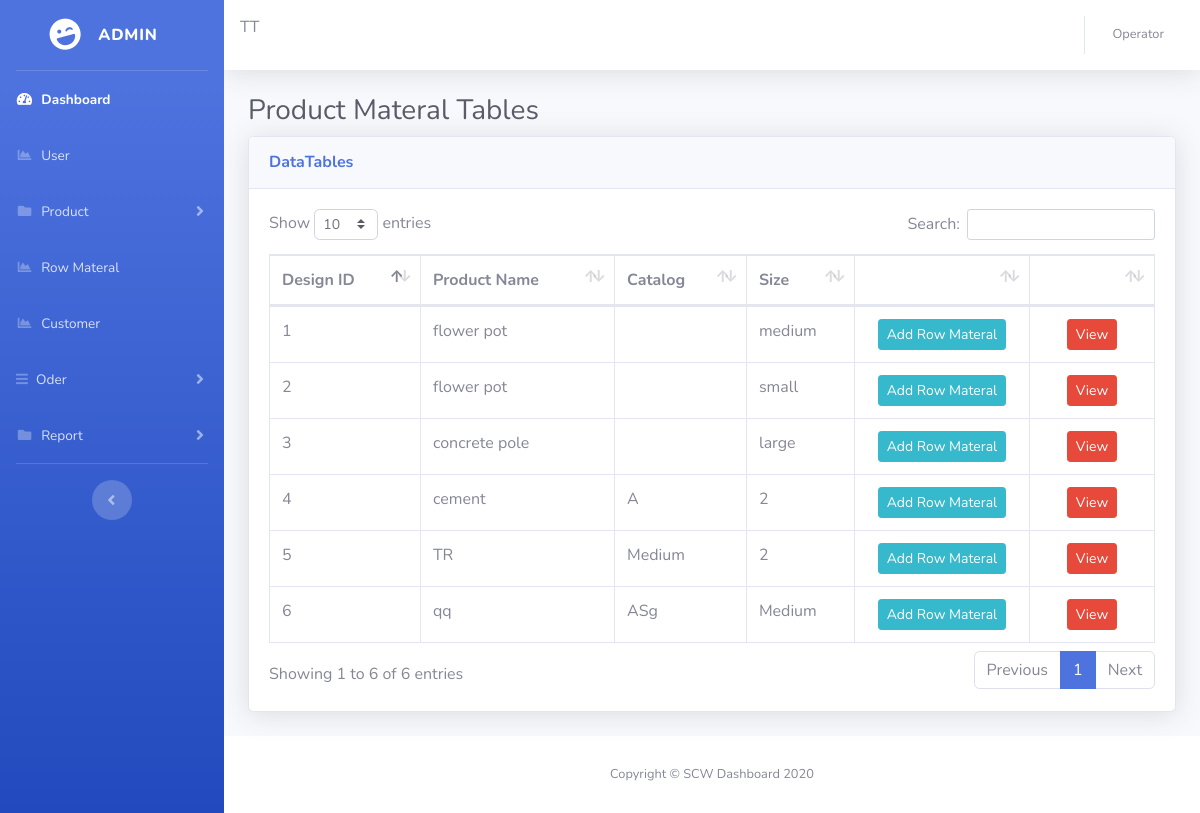
Screenshot of /product-materal/index.php (signed in) with the database file from the repository.
### tables this page shows
CREATE TABLE `design` (
  `id` int(10) NOT NULL,
  `item_id` int(10) NOT NULL,
  `item_stock` int(10) NOT NULL,
  `unit_price` decimal(10,2) NOT NULL,
  `catalog` varchar(50) NOT NULL,
  `image` longblob,
  `size` varchar(10) NOT NULL,
  `minLevel` int(11) NOT NULL,
  `is_active` tinyint(1) NOT NULL DEFAULT '1'
);

CREATE TABLE `item` (
  `id` int(4) NOT NULL,
  `name` varchar(20) NOT NULL,
  `createDate` date NOT NULL,
  `is_active` tinyint(4) NOT NULL DEFAULT '1'
);

### product-materal/index.php (the view, shortened to what this page needs)
<!DOCTYPE html>
<html lang="en">
<?php
    include('../include/check.php');
    include('../include/head.php');
?>
<link href="../vendor/datatables/dataTables.bootstrap4.min.css" rel="stylesheet">
<body id="page-top">
  <div id="wrapper">
    <ul class="navbar-nav bg-gradient-primary sidebar sidebar-dark accordion" id="accordionSidebar">
      <a class="sidebar-brand d-flex align-items-center justify-content-center" href="index.html">
        <div class="sidebar-brand-icon rotate-n-15">
          <i class="fas fa-laugh-wink"></i>
        </div>
        <div class="sidebar-brand-text mx-3">Admin <sup></sup></div>
      </a>
      <hr class="sidebar-divider my-0">
      <?php include('../include/nav.php');  ?>
      <hr class="sidebar-divider d-none d-md-block">
      <div class="text-center d-none d-md-inline">
        <button class="rounded-circle border-0" id="sidebarToggle"></button>
      </div>
    </ul>
    <div id="content-wrapper" class="d-flex flex-column">
      <div id="content">
        <?php include('../include/nav-1.php');  ?>
        <div class="container-fluid">
          <h1 class="h3 mb-2 text-gray-800">Product Materal Tables</h1>
          <div class="card shadow mb-4">
            <div class="card-header py-3">
              <h6 class="m-0 font-weight-bold text-primary" style="float: left;">DataTables</h6>
            </div>
            <div class="card-body">
              <div class="table-responsive">
                <table class="table table-bordered" id="dataTable" width="100%" cellspacing="0">
                  <thead>
                    <tr>
                      <th>Design ID</th>
                      <th>Product Name</th>
                      <th>Catalog</th>
                      <th>Size</th>
                      <th></th>
                      <th></th>
                    </tr>
                  </thead>
                  <tbody>
                    <?php
                        $query = "SELECT A.id , B.name , A.catalog , A.size
                        FROM   design A
                        INNER JOIN item B
                        ON A.item_id = B.id";
                        $result = mysqli_query($conn ,$query);
                        if(mysqli_num_rows($result) > 0){
                          while($row = mysqli_fetch_array($result))
                          {
                            echo '
                            <tr>
                            <td>'.$row["id"].'</td>
                            <td>'.$row["name"].'</td>
                            <td>'.$row["catalog"].'</td>
                            <td>'.$row["size"].'</td>
                            <td style="width: 150px;"><center><button type="button" class="btn btn-info btn-sm" onclick="AddDRM('.$row["id"].')">Add Row Materal</button></center></td>
                            <td style="width: 100px;"><center><button type="button" class="btn btn-danger btn-sm" onclick="ViewDRM('.$row["id"].')">View</button></center></td>
                            </tr>
                            ';
                          }
                        }
                     ?>
                  </tbody>
                </table>
              </div>
            </div>
          </div>
        </div>
      </div>
      <?php include('../include/footer.php');  ?>
    </div>
  </div>
</body>
</html>

### rows the page displays
design: id "1", item.name "flower pot", size "medium"
design: id "2", item.name "flower pot", size "small"
design: id "3", item.name "concrete pole", size "large"
design: id "4", item.name "cement", catalog "A", size "2"
design: id "5", item.name "TR", catalog "Medium", size "2"
design: id "6", item.name "qq", catalog "ASg", size "Medium"

### other values shown
$_SESSION['user_role'] "Operator"
